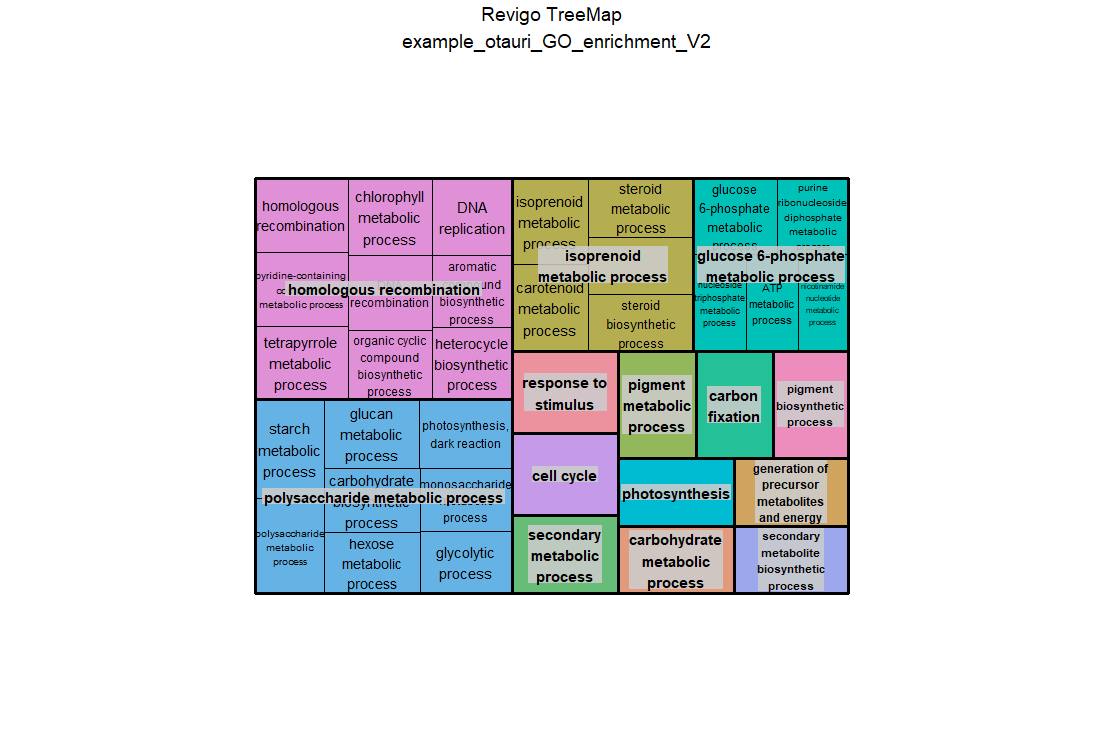

Source code (R):
# A treemap R script produced by the Revigo server at http://revigo.irb.hr/
# If you found Revigo useful in your work, please cite the following reference:
# Supek F et al. "REVIGO summarizes and visualizes long lists of Gene Ontology
# terms" PLoS ONE 2011. doi:10.1371/journal.pone.0021800

# author: Anton Kratz <anton.kratz@gmail.com>, RIKEN Omics Science Center, Functional Genomics Technology Team, Japan
# created: Fri, Nov 02, 2012  7:25:52 PM
# last change: Fri, Nov 09, 2012  3:20:01 PM

# -----------------------------------------------------------------------------
# If you don't have the treemap package installed, uncomment the following line:
# install.packages( "treemap" );
library(treemap) 								# treemap package by Martijn Tennekes

# Set the working directory if necessary
# setwd("C:/Users/username/workingdir");

# --------------------------------------------------------------------------
# Here is your data from Revigo. Scroll down for plot configuration options.

revigo.names <- c("term_ID","description","frequency","uniqueness","dispensability","representative");
revigo.data <- rbind(c("GO:0005975","carbohydrate metabolic process",5.521546466478484,0.8882456375255497,0.05356926,"carbohydrate metabolic process"),
c("GO:0005976","polysaccharide metabolic process",1.1167319130275588,0.7506130771490015,0.09729857,"polysaccharide metabolic process"),
c("GO:0005982","starch metabolic process",0.017608800701637863,0.789056897783889,0.62602389,"polysaccharide metabolic process"),
c("GO:0005996","monosaccharide metabolic process",0.908795725671516,0.6592727554729668,0.59519536,"polysaccharide metabolic process"),
c("GO:0006096","glycolytic process",0.5384787220228288,0.6574255102553318,0.56314364,"polysaccharide metabolic process"),
c("GO:0016051","carbohydrate biosynthetic process",0.9607174066221332,0.7056043405497033,0.59881341,"polysaccharide metabolic process"),
c("GO:0019318","hexose metabolic process",0.6874284205910277,0.6668193336742358,0.57765858,"polysaccharide metabolic process"),
c("GO:0019685","photosynthesis, dark reaction",0.022531548158839232,0.7383017755204722,0.4245138,"polysaccharide metabolic process"),
c("GO:0044042","glucan metabolic process",0.38687140506388396,0.745301793969277,0.54461487,"polysaccharide metabolic process"),
c("GO:0006091","generation of precursor metabolites and energy",2.62835465282124,0.8806628256914032,0.07412192,"generation of precursor metabolites and energy"),
c("GO:0006720","isoprenoid metabolic process",0.5931910685927647,0.753798352555807,0.08210412,"isoprenoid metabolic process"),
c("GO:0006694","steroid biosynthetic process",0.14729326057246497,0.6757447359000527,0.5060764,"isoprenoid metabolic process"),
c("GO:0008202","steroid metabolic process",0.25984788976451706,0.7085094546492323,0.53200408,"isoprenoid metabolic process"),
c("GO:0008610","lipid biosynthetic process",2.7358634658696603,0.692983576825203,0.67552632,"isoprenoid metabolic process"),
c("GO:0016116","carotenoid metabolic process",0.0650933565793451,0.7528376247391759,0.53112224,"isoprenoid metabolic process"),
c("GO:0007049","cell cycle",1.795399173617054,0.986428176119749,0,"cell cycle"),
c("GO:0015977","carbon fixation",0.05010558628059554,0.9398519569687729,-0,"carbon fixation"),
c("GO:0015979","photosynthesis",0.23078372268274303,0.9051994647733338,0.02155679,"photosynthesis"),
c("GO:0019748","secondary metabolic process",0.40536164365481797,0.9485896403266081,0.02610808,"secondary metabolic process"),
c("GO:0035825","homologous recombination",0.04754110094985078,0.7852471343976113,0.05244879,"homologous recombination"),
c("GO:0006260","DNA replication",1.444034747678592,0.7177106697640387,0.45108594,"homologous recombination"),
c("GO:0006310","DNA recombination",1.6570433606239807,0.7141424523121594,0.6432088,"homologous recombination"),
c("GO:0015994","chlorophyll metabolic process",0.0535648142234938,0.7446937351127708,0.1567224,"homologous recombination"),
c("GO:0018130","heterocycle biosynthetic process",13.771272921376537,0.6571556189693795,0.53496242,"homologous recombination"),
c("GO:0019438","aromatic compound biosynthetic process",13.451580388199883,0.6632552729957413,0.46012145,"homologous recombination"),
c("GO:0033013","tetrapyrrole metabolic process",0.8131480730503791,0.7747602453290247,0.20026218,"homologous recombination"),
c("GO:0072524","pyridine-containing compound metabolic process",0.6882566395888947,0.7836824915556395,0.15524208,"homologous recombination"),
c("GO:1901362","organic cyclic compound biosynthetic process",14.3966447883804,0.6656893970230563,0.27991849,"homologous recombination"),
c("GO:0042440","pigment metabolic process",0.5319993219913232,0.9472849317064019,0.02794033,"pigment metabolic process"),
c("GO:0044550","secondary metabolite biosynthetic process",0.30917182357724615,0.8774643916934507,0.02486707,"secondary metabolite biosynthetic process"),
c("GO:0046148","pigment biosynthetic process",0.49384137683658397,0.9211470127996895,0.02723823,"pigment biosynthetic process"),
c("GO:0050896","response to stimulus",14.674014998147983,1,-0,"response to stimulus"),
c("GO:0051156","glucose 6-phosphate metabolic process",0.23190464558347063,0.7317723496215743,0.07415893,"glucose 6-phosphate metabolic process"),
c("GO:0009141","nucleoside triphosphate metabolic process",0.762872851553353,0.5855122499141426,0.50891058,"glucose 6-phosphate metabolic process"),
c("GO:0009179","purine ribonucleoside diphosphate metabolic process",0.04863208822414945,0.6180586314948868,0.38763943,"glucose 6-phosphate metabolic process"),
c("GO:0046034","ATP metabolic process",0.4379083219444906,0.5674378349209444,0.61742646,"glucose 6-phosphate metabolic process"),
c("GO:0046496","nicotinamide nucleotide metabolic process",0.561705441950962,0.5584821763844585,0.63271009,"glucose 6-phosphate metabolic process"));

stuff <- data.frame(revigo.data);
names(stuff) <- revigo.names;

stuff$frequency <- as.numeric( as.character(stuff$frequency) );
stuff$uniqueness <- as.numeric( as.character(stuff$uniqueness) );
stuff$dispensability <- as.numeric( as.character(stuff$dispensability) );

# check the tmPlot command documentation for all possible parameters - there are a lot more
treemap(
  stuff,
  index = c("representative","description"),
  vSize = "uniqueness",
  type = "categorical",
  vColor = "representative",
  title = "Revigo TreeMap
  example_otauri_GO_enrichment_V2",
  inflate.labels = FALSE,      # set this to TRUE for space-filling group labels - good for posters
  lowerbound.cex.labels = 0,   # try to draw as many labels as possible (still, some small squares may not get a label)
  position.legend = "none"
)

dev.off()
